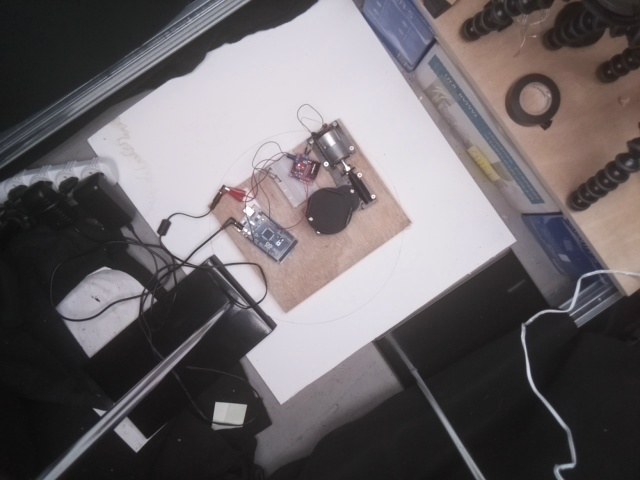
#> input picture data/images/motor/2023_08_21_10_33_07-motor calibration img.jpg, 640 x 480 px
$ python -i img_tools.py   (imports and definitions only)
#> lines starting #> are read from the running program, lines starting #| are printed output that depends on the picture; after the words box and inside, x2 and y2 are one past the last pixel; in counts of white or black regions, pixels touching at a corner belong together
#> further down, picture is the input picture: shape (480, 640, 3); mean B, G, R 104.5, 101.8, 107.3
# -*- coding: utf-8 -*-
"""
Created on Tue Jan 21 11:19:53 2026

"""
import math as m
import numpy as np
import math as m
import cv2
import networkx
from scipy.spatial import cKDTree

def nothing(x):
    pass

# [6 lines left out: function waitandexit, not called in this run]

def normal_window(win_name,img):
    cv2.namedWindow(win_name,cv2.WINDOW_NORMAL)
    cv2.imshow(win_name,img)
    cv2.moveWindow(win_name, 0,0)

def hsv_filter(img):
    '''color filter with track bars, return mask created by choosen hsv'''
    # Create a window
    win_name = 'hsv filter, q to quit'
    normal_window(win_name,img)
    # cv2.namedWindow(win_name,cv2.WINDOW_NORMAL)
    # cv2.imshow(win_name,img)
    cv2.moveWindow(win_name, 300,30)  # Move it to (500,30)

    # Create trackbars for color change
    # Hue is from 0-179 for Opencv
    cv2.createTrackbar('HMin', win_name, 0, 179, nothing)
#> slider 'HMin' is set to 35
    cv2.createTrackbar('SMin', win_name, 0, 255, nothing)
#> slider 'SMin' is set to 51
    cv2.createTrackbar('VMin', win_name, 0, 255, nothing)
#> slider 'VMin' is set to 51
    cv2.createTrackbar('HMax', win_name, 0, 179, nothing)
#> slider 'HMax' is set to 179
    cv2.createTrackbar('SMax', win_name, 0, 255, nothing)
#> slider 'SMax' is set to 255
    cv2.createTrackbar('VMax', win_name, 0, 255, nothing)
#> slider 'VMax' is set to 255

    # Set default value for Max HSV trackbars
    cv2.setTrackbarPos('HMax', win_name, 179)
    cv2.setTrackbarPos('SMax', win_name, 255)
    cv2.setTrackbarPos('VMax', win_name, 255)

    # Initialize HSV min/max values
    hMin = sMin = vMin = hMax = sMax = vMax = 0
    phMin = psMin = pvMin = phMax = psMax = pvMax = 0
    stay = True
    while stay:
        # Get current positions of all trackbars
        hMin = cv2.getTrackbarPos('HMin', win_name)
        sMin = cv2.getTrackbarPos('SMin', win_name)
        vMin = cv2.getTrackbarPos('VMin', win_name)
        hMax = cv2.getTrackbarPos('HMax', win_name)
        sMax = cv2.getTrackbarPos('SMax', win_name)
        vMax = cv2.getTrackbarPos('VMax', win_name)

        # Set minimum and maximum HSV values to display
        lower = np.array([hMin, sMin, vMin])
        upper = np.array([hMax, sMax, vMax])

        # Convert to HSV format and color threshold
        hsv = cv2.cvtColor(img, cv2.COLOR_BGR2HSV)
#> hsv: shape (480, 640, 3); mean H, S, V 95.5, 20.5, 109.6
        mask = cv2.inRange(hsv, lower, upper)
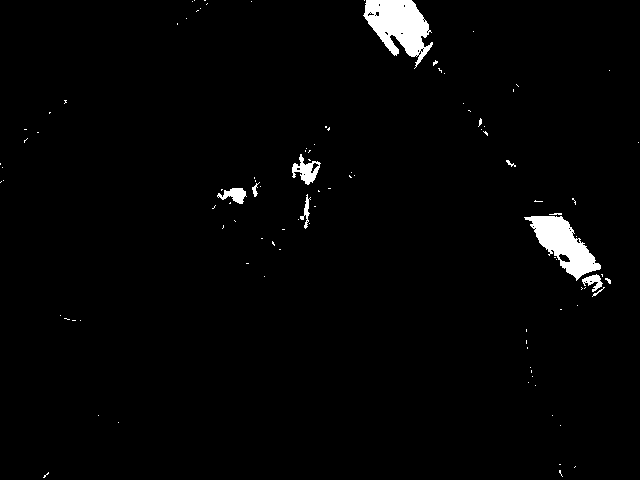
#> mask: shape (480, 640); 2% white; 103 white regions (92 under 20 px), largest, box (x1, y1, x2, y2) and area: (363, 0, 433, 69) 2632, (524, 216, 601, 281) 2163, (292, 154, 321, 185) 403
        result = cv2.bitwise_and(img, img, mask=mask)
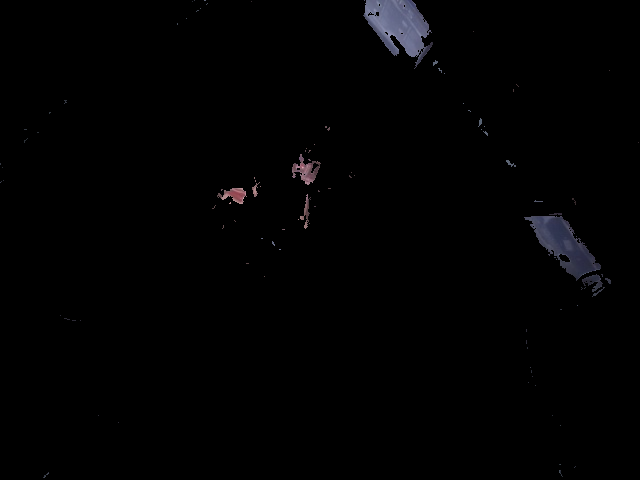
#> result: shape (480, 640, 3); mean B, G, R 2.2, 1.7, 1.8

        # Print if there is a change in HSV value
        if((phMin != hMin) | (psMin != sMin) | (pvMin != vMin) | (phMax != hMax) |
           (psMax != sMax) | (pvMax != vMax) ):
            print("(hMin = %d , sMin = %d, vMin = %d), (hMax = %d , sMax = %d, \
                  vMax = %d)" % (hMin , sMin , vMin, hMax, sMax , vMax))
            phMin = hMin
            psMin = sMin
            pvMin = vMin
            phMax = hMax
            psMax = sMax
            pvMax = vMax

        # Display result image
        cv2.imshow(win_name, result)
        if cv2.waitKey(10) & 0xFF == ord('q'):
#> (key q is pressed here)
            stay = False
    cv2.destroyAllWindows()
    # (hMin = 0 , sMin = 0, vMin = 0), (hMax = 179 , sMax = 21, vMax = 255)
    # (hMin = 0 , sMin = 0, vMin = 0), (hMax = 179 , sMax = 23, vMax = 255)

    return lower,upper

# [91 lines left out: functions crop_and_filter, angle_2lines, draw_line, live_line, not called in this run]


def distance_2d(p1p2): #p1p2 = [x0,y0,x,y]
    (x1, y1,x2,y2) = p1p2
    return round(np.sqrt((x1-x2)**2 + (y1-y2)**2))

# sum multiple lines in photo to one length
# [64 lines left out: functions multiline_dist, zoom, kernel_size2D, order_skeleton_points, not called in this run]

>>> import cv2
>>> picture = cv2.imread('../../data/images/motor/2023_08_21_10_33_07-motor calibration img.jpg')
>>> result = hsv_filter(picture)
#> result = ([35, 51, 51], [179, 255, 255])
